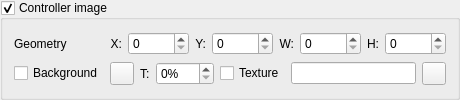
               <widget class="QGroupBox" name="groupBoxController" >
                <property name="toolTip" >
                 <string>Control display of controller image</string>
                </property>
                <property name="title" >
                 <string>Controller image</string>
                </property>
                <property name="checkable" >
                 <bool>true</bool>
                </property>
                <property name="checked" >
                 <bool>true</bool>
                </property>
                <layout class="QGridLayout" name="gridLayout_14" >
                 <item row="0" column="0" >
                  <widget class="QLabel" name="labelSceneControllerGeometry" >
                   <property name="text" >
                    <string>Geometry</string>
                   </property>
                  </widget>
                 </item>
                 <item row="0" column="1" >
                  <layout class="QHBoxLayout" name="horizontalLayout_13" >
                   <item>
                    <widget class="QLabel" name="label_46" >
                     <property name="sizePolicy" >
                      <sizepolicy vsizetype="Preferred" hsizetype="Fixed" >
                       <horstretch>0</horstretch>
                       <verstretch>0</verstretch>
                      </sizepolicy>
                     </property>
                     <property name="text" >
                      <string>X:</string>
                     </property>
                     <property name="alignment" >
                      <set>Qt::AlignRight|Qt::AlignTrailing|Qt::AlignVCenter</set>
                     </property>
                    </widget>
                   </item>
                   <item>
                    <widget class="QSpinBox" name="spinBoxSceneControllerPosX" >
                     <property name="toolTip" >
                      <string>X coordinate of item position</string>
                     </property>
                     <property name="maximum" >
                      <number>99999</number>
                     </property>
                    </widget>
                   </item>
                   <item>
                    <widget class="QLabel" name="label_47" >
                     <property name="sizePolicy" >
                      <sizepolicy vsizetype="Preferred" hsizetype="Fixed" >
                       <horstretch>0</horstretch>
                       <verstretch>0</verstretch>
                      </sizepolicy>
                     </property>
                     <property name="text" >
                      <string>Y:</string>
                     </property>
                     <property name="alignment" >
                      <set>Qt::AlignRight|Qt::AlignTrailing|Qt::AlignVCenter</set>
                     </property>
                    </widget>
                   </item>
                   <item>
                    <widget class="QSpinBox" name="spinBoxSceneControllerPosY" >
                     <property name="toolTip" >
                      <string>Y coordinate of item position</string>
                     </property>
                     <property name="maximum" >
                      <number>99999</number>
                     </property>
                    </widget>
                   </item>
                   <item>
                    <widget class="QLabel" name="label_48" >
                     <property name="sizePolicy" >
                      <sizepolicy vsizetype="Preferred" hsizetype="Fixed" >
                       <horstretch>0</horstretch>
                       <verstretch>0</verstretch>
                      </sizepolicy>
                     </property>
                     <property name="text" >
                      <string>W:</string>
                     </property>
                     <property name="alignment" >
                      <set>Qt::AlignRight|Qt::AlignTrailing|Qt::AlignVCenter</set>
                     </property>
                    </widget>
                   </item>
                   <item>
                    <widget class="QSpinBox" name="spinBoxSceneControllerWidth" >
                     <property name="toolTip" >
                      <string>Item width</string>
                     </property>
                     <property name="maximum" >
                      <number>99999</number>
                     </property>
                    </widget>
                   </item>
                   <item>
                    <widget class="QLabel" name="label_49" >
                     <property name="sizePolicy" >
                      <sizepolicy vsizetype="Preferred" hsizetype="Fixed" >
                       <horstretch>0</horstretch>
                       <verstretch>0</verstretch>
                      </sizepolicy>
                     </property>
                     <property name="text" >
                      <string>H:</string>
                     </property>
                     <property name="alignment" >
                      <set>Qt::AlignRight|Qt::AlignTrailing|Qt::AlignVCenter</set>
                     </property>
                    </widget>
                   </item>
                   <item>
                    <widget class="QSpinBox" name="spinBoxSceneControllerHeight" >
                     <property name="toolTip" >
                      <string>Item height</string>
                     </property>
                     <property name="maximum" >
                      <number>99999</number>
                     </property>
                    </widget>
                   </item>
                  </layout>
                 </item>
                 <item row="1" column="0" >
                  <widget class="QCheckBox" name="checkBoxSceneControllerBackground" >
                   <property name="toolTip" >
                    <string>Use background for this item</string>
                   </property>
                   <property name="text" >
                    <string>Background</string>
                   </property>
                  </widget>
                 </item>
                 <item row="1" column="1" >
                  <layout class="QHBoxLayout" name="horizontalLayout_14" >
                   <item>
                    <widget class="QToolButton" name="toolButtonSceneControllerBackgroundColor" >
                     <property name="sizePolicy" >
                      <sizepolicy vsizetype="Minimum" hsizetype="Minimum" >
                       <horstretch>0</horstretch>
                       <verstretch>0</verstretch>
                      </sizepolicy>
                     </property>
                     <property name="toolTip" >
                      <string>Select background color</string>
                     </property>
                     <property name="text" >
                      <string/>
                     </property>
                     <property name="icon" >
                      <iconset resource="../qmc2.qrc" >
                       <normaloff>:/data/img/colors.png</normaloff>:/data/img/colors.png</iconset>
                     </property>
                    </widget>
                   </item>
                   <item>
                    <widget class="QLabel" name="label_50" >
                     <property name="text" >
                      <string>T:</string>
                     </property>
                    </widget>
                   </item>
                   <item>
                    <widget class="QSpinBox" name="spinBoxSceneControllerBackgroundTransparency" >
                     <property name="toolTip" >
                      <string>Select background transparency</string>
                     </property>
                     <property name="suffix" >
                      <string>%</string>
                     </property>
                     <property name="maximum" >
                      <number>100</number>
                     </property>
                    </widget>
                   </item>
                   <item>
                    <widget class="QCheckBox" name="checkBoxSceneControllerBackgroundTexture" >
                     <property name="toolTip" >
                      <string>Use texture bitmap for background</string>
                     </property>
                     <property name="text" >
                      <string>Texture</string>
                     </property>
                    </widget>
                   </item>
                   <item>
                    <widget class="QLineEdit" name="lineEditSceneControllerBackgroundTexture" >
                     <property name="toolTip" >
                      <string>Texture bitmap for background</string>
                     </property>
                    </widget>
                   </item>
                   <item>
                    <widget class="QToolButton" name="toolButtonBrowseSceneControllerBackgroundTexture" >
                     <property name="sizePolicy" >
                      <sizepolicy vsizetype="Fixed" hsizetype="Fixed" >
                       <horstretch>0</horstretch>
                       <verstretch>0</verstretch>
                      </sizepolicy>
                     </property>
                     <property name="toolTip" >
                      <string>Browse texture bitmap for background</string>
                     </property>
                     <property name="icon" >
                      <iconset resource="../qmc2.qrc" >
                       <normaloff>:/data/img/fileopen.png</normaloff>:/data/img/fileopen.png</iconset>
                     </property>
                    </widget>
                   </item>
                  </layout>
                 </item>
                </layout>
               </widget>
